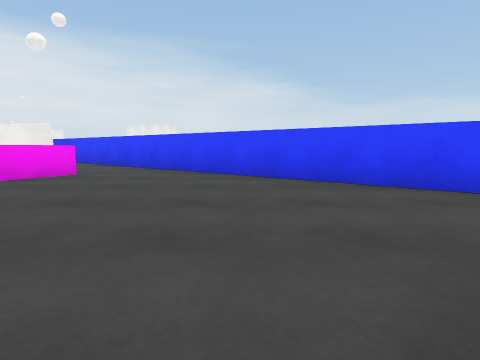
View 1 (above)

13 first-person views from a walk through a Unity game level. The camera is 0.47 m above the floor, tilts 6° down and sees 75° across. The floor is counted in squares, 1 m on a side. Each view is taken from the middle of a square. On the plan, view 1 faces up. The plan holds only what a view shows up to about 9 squares ahead; the rest is blank. The place goes on beyond the plan. The player is left out. Surface patterns are stand-ins for the level's own textures.

View 2
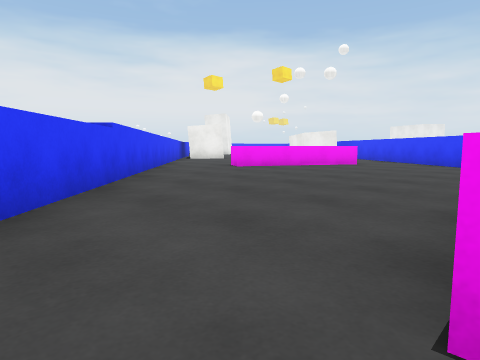

View 3
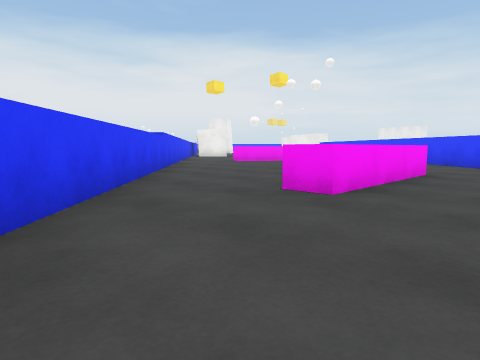

View 4
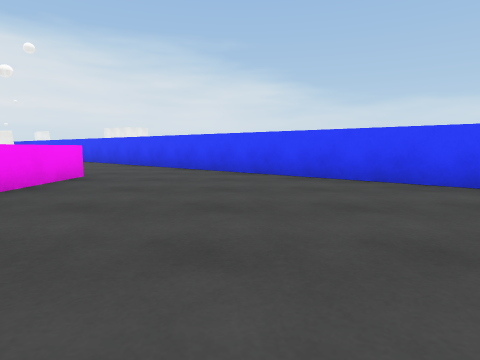

View 5
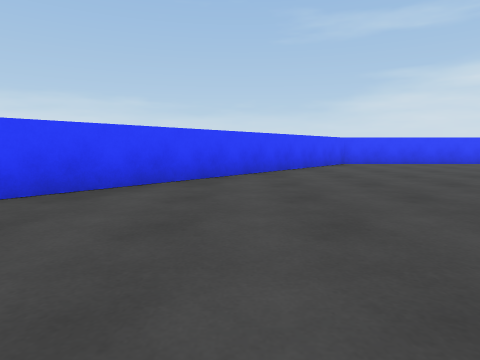

View 6
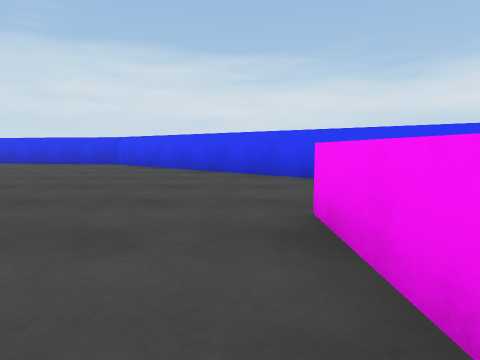

View 7
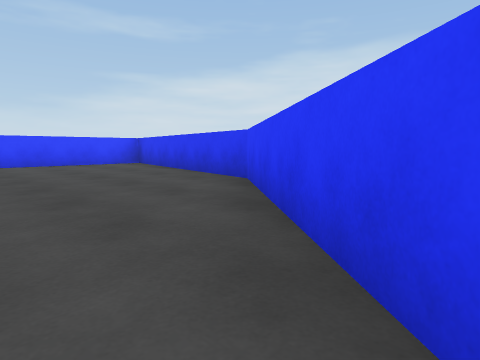

View 8
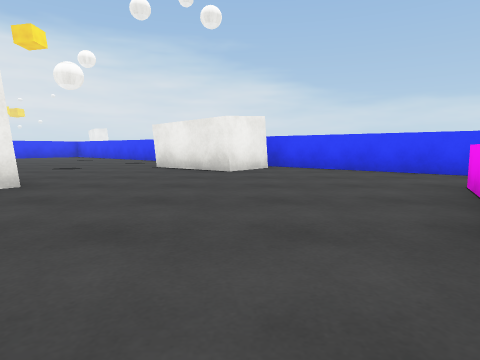

View 9
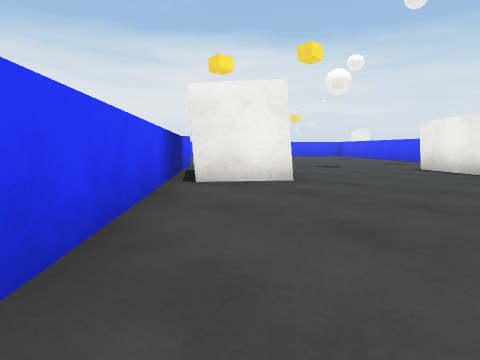

View 10
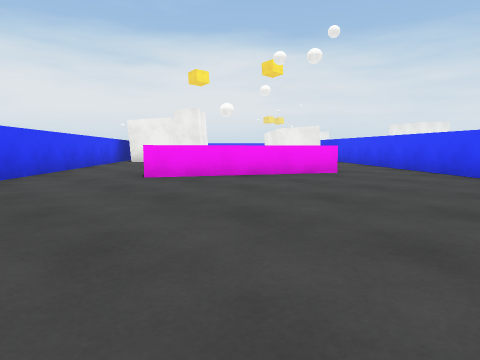

View 11
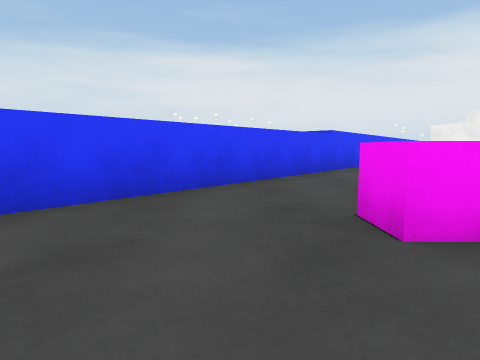

View 12
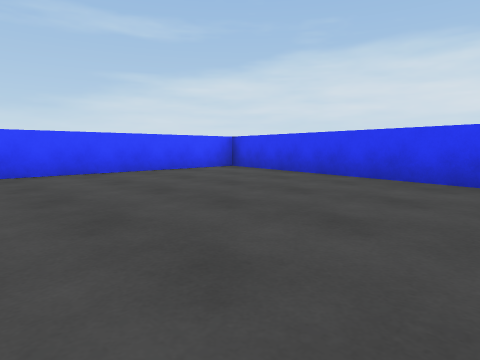

View 13
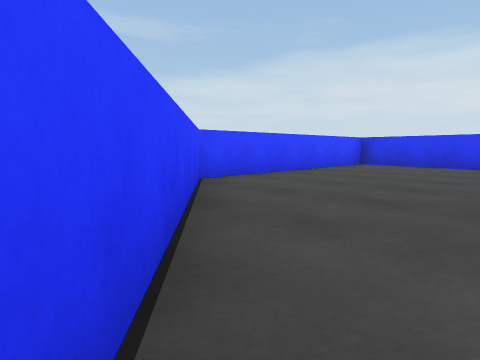

### Floor plan
Key: @ floor where view 1 was taken; # wall or solid block; . floor; ^ raised ledge; B block.
Columns run from 12 left of view 1 to 11 right of it. Each row starts with its distance up from view 1.
 11  ...
 10  ....  ##
  9  ...BBB.##
  8   ....B..##
  7    .......##
  6 #B B.......###
  5 ##BB.....^...##
  4  ##.....^.....##
  3   ##...^^......##
  2    ###..........##
  1      ##......^...##
  0       ##....@^....###
 -1        ##....^......##
 -2         ##...^.......##
 -3          ###..........##
 -4            ##..........#
 -5             ##.........#
 -6              ##........#
 -7               ##.......#
 -8                ##......#
 -9                 #####..#
-10                     ####

Positions as (right, up) in squares from view 1, and headings:
1: (0, 0), facing up
2: (1, -3), facing up-left
3: (3, -5), facing up-left
4: (4, -4), facing up
5: (2, -1), facing right
6: (2, 0), facing down
7: (2, -5), facing down-right
8: (-6, 2), facing up
9: (-6, 2), facing up-left
10: (0, 0), facing up-left
11: (3, -3), facing left
12: (5, -4), facing down-right
13: (7, -1), facing down-right
